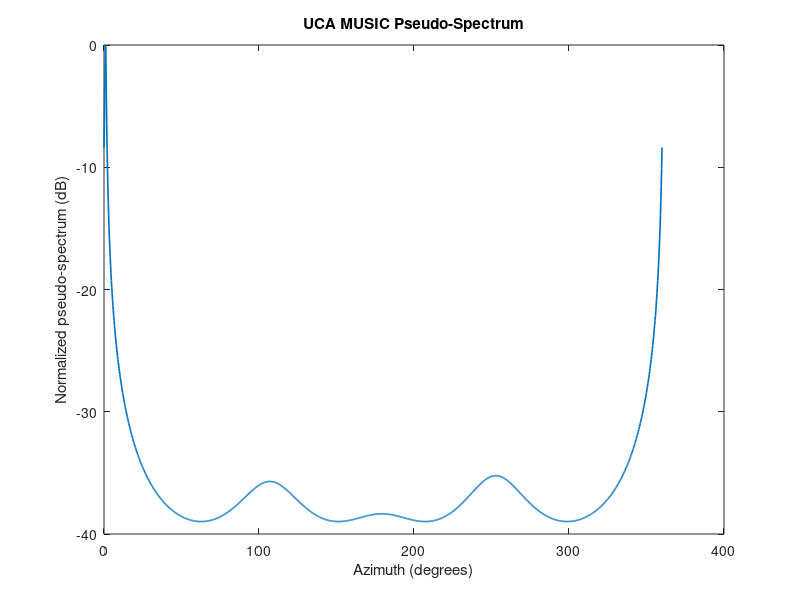

This figure's MATLAB source: (Note: this script raises an error after producing the figure.)
% ======================================================================= %
% Script:   UCASim_1118_v6
% Function: Version six performs statistical analysis of up to date UCA sim
% Author:   Parker Reeves
% Date:     12/02/2025
% ======================================================================= %

% ======================== ARRAY INITIALIZATION ========================= %

clear; clf

M = 4;              % # of antennas
c = 3.0e8;          % speed of light
f = 2.4e9;          % operating frequency
lambda = c/f;       % operating wavelength
k = (2*pi)/lambda;  % wave number
n_iter = 100;       % Number of trials

R = (lambda/(2*sin(pi/M)))/2;           % array radius
phi_m = (0:M-1) * (2*pi/M);    % antenna angle in radians
ant_pos = R * [cos(phi_m); sin(phi_m); zeros(1,M)]; % positions of antenna indicies; 3 rows for x, y and z

% ========================= SIGNAL INITIALIZATION ======================= %

D = 1; % number of signals
% theta_source = 0; % true azimuth
N = 200; % number of snapshots
L = 20;                     % snapshots per short-time block
K = floor(N / L);           % number of blocks

% ======================= SIMULATION INITIALIZATION ===================== %

val_SNR = 10;
theta_scan = 0:0.25:360;

theta_scan = deg2rad(theta_scan); % ditto
n_snapshots = 200;
n_loops = 360;
n_iter = 100;

avg_dev = zeros(n_iter);

% ============================ SIMULATION START ========================= %

for jpeg = 1:n_iter
    
    theta_source = 0;
    pct_dev = zeros(size(n_loops));

    for epoch = 1:n_loops

        theta_source = theta_source + 1;
        theta_source = deg2rad(theta_source);

        % ======================== TRUE SOURCE GENERATION ======================= %

        phase_shift = exp(-1j * k * R * cos(theta_source - phi_m)).'; %/ sqrt(M);  % Steering vector for true DOA
        s = randn(1, n_snapshots) + 1j*randn(1, n_snapshots)/sqrt(2);                % Generate random complex source signal
        noise = (randn(M, n_snapshots) + 1j*randn(M, n_snapshots))/sqrt(2); % Complex Gaussian noise
        noise = noise * 10^(-val_SNR/20);

        X = (phase_shift * s) + noise;

        % ============================ MUSIC ALGORITHM ========================== %

        Rxx = zeros(M,M);                   % temporal averaging

        for k_blk = 1:K
            idx = (k_blk-1)*L + (1:L);
            Xk = X(:, idx);

            Rk = (Xk * Xk') / L;
            Rxx = Rxx + Rk;
        end

        Rxx = Rxx / K;

        delta = 0.02 * trace(Rxx)/M;
        Rxx = Rxx + delta * eye(M);         % end of temp avg

        [Evec, Eval] = eig(Rxx);
        [~, idx] = sort(diag(Eval), 'descend');
        Evec = Evec(:,idx);
        En = Evec(:, 2:end);

        Pmusic = zeros(size(theta_scan));

        for t = 1:length(theta_scan)

            a_scan = exp(-1j * k * R * cos(theta_scan(t) - phi_m)).'; %/ sqrt(M);
            a_scan = a_scan / norm(a_scan);
            Pmusic(t) = 1 / abs(a_scan'*(En*En')*a_scan);

        end

        Pmusic_dB = 10*log10(real(Pmusic) / max(real(Pmusic)));

        [~, idx_peak] = max(Pmusic);
        est_rad = theta_scan(idx_peak);

        est_DOA = rad2deg(est_rad);      % final estimation
        est_DOAs(epoch) = est_DOA;

        plot(rad2deg(theta_scan),Pmusic_dB, 'LineWidth',1.2)
        hold on;
        title('UCA MUSIC Pseudo-Spectrum')
        xlabel('Azimuth (degrees)')
        ylabel('Normalized pseudo-spectrum (dB)')
        xline(est_DOA,'--r','LineWidth',1.2)
        xline(rad2deg(theta_source),':g','LineWidth',1.2)
        xlim([0,360])
        ylim([-25,1])
        legend('Pseudo-Spectrum','Estimated Azimuth','True Azimuth')
        grid on;
        hold off;

        theta_source = rad2deg(theta_source);
        pct_dev(epoch) = ((est_DOA - theta_source) / theta_source) * 100;

        pause(0.01)

    end

    avg_dev(jpeg) = mean(pct_dev);

end

tot_avg_dev = mean(avg_dev)







